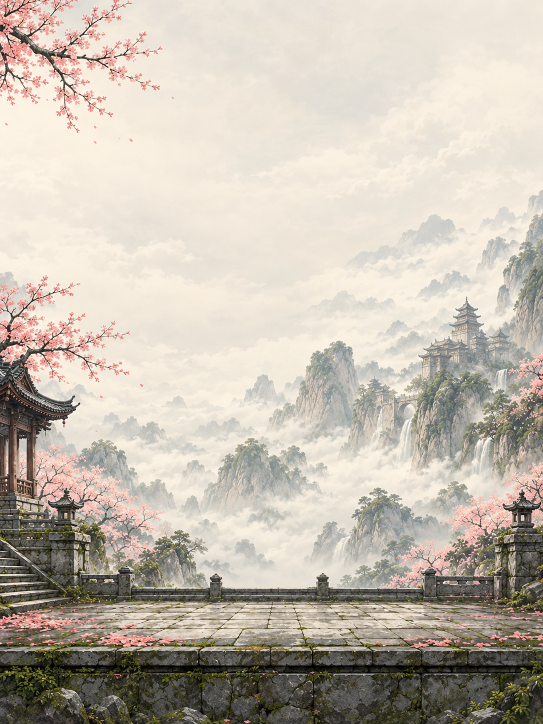
#> input picture design/art/unified-battle/source/spring.webp, 1086 x 1448 px, given in place of autumn.webp, which was not available (shown at 1/2 size)
$ python prepare_unified_battle.py
#> lines starting #> are read from the running program, lines starting #| are printed output that depends on the picture; pictures that were not available may be replaced by others from this repository, and a replacement may not be noted
"""第26項：只轉AI原圖尺寸／WebP格式，唔畫新圖。"""
from pathlib import Path
from PIL import Image

ROOT = Path(__file__).resolve().parents[2]
for season in ('autumn', 'spring', 'summer', 'winter'):
    image = Image.open(ROOT / f'design/art/unified-battle/source/{season}.webp').convert('RGB')
#> image is the input picture: PIL image 1086x1448 RGB; mean R, G, B 195.3, 186.5, 174.2
    image.thumbnail((1000, 1400), Image.Resampling.LANCZOS)
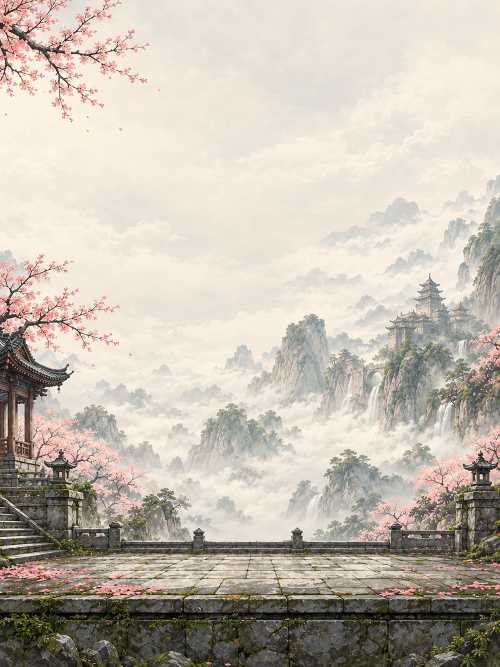
#> image: PIL image 1000x1333 RGB (shown at 1/2 size); mean R, G, B 195.3, 186.5, 174.3
#> pass 3 of the loop `for season in ('autumn', 'spring', 'summer', 'winter'):`:
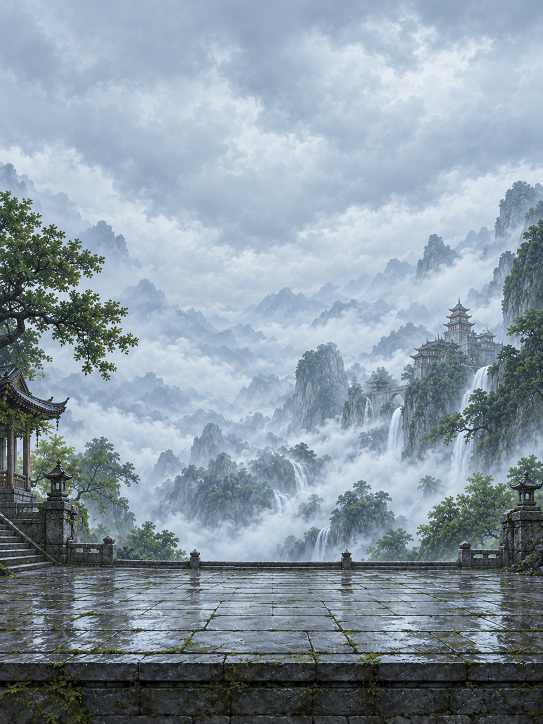
#> input picture design/art/unified-battle/source/summer.webp, 1086 x 1448 px (shown at 1/2 size)
#> image is the input picture: PIL image 1086x1448 RGB; mean R, G, B 138.5, 153, 164.9
#> `image.thumbnail((1000, 1400), Image.Resampling.LANCZOS)`:
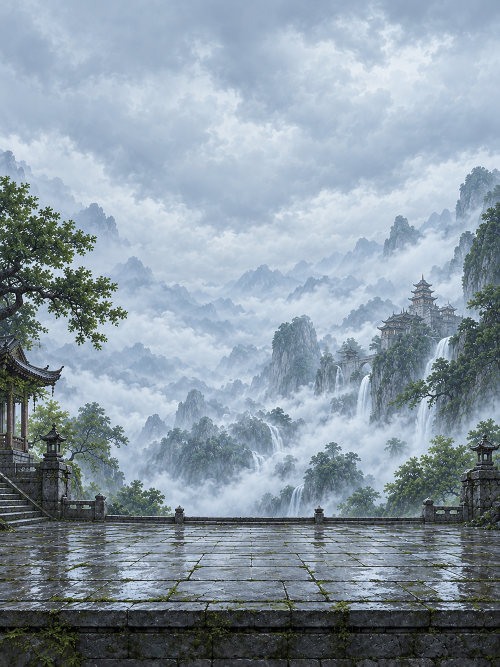
#> image: PIL image 1000x1333 RGB (shown at 1/2 size); mean R, G, B 138.5, 153, 164.9
#> the loop made 4 passes; the first 3 are shown
    target = ROOT / f'public/ink/art/battle-preview/{season}.webp'
    target.parent.mkdir(parents=True, exist_ok=True)
    image.save(target, 'WEBP', quality=90, method=4)

# 墨暈揭幕只作透明位圖格式／尺寸轉換，保留生成原圖嘅alpha。
source = ROOT / 'design/art/unified-battle/entrance/ink-bloom-source.webp'
if source.exists():
    image = Image.open(source).convert('RGBA')
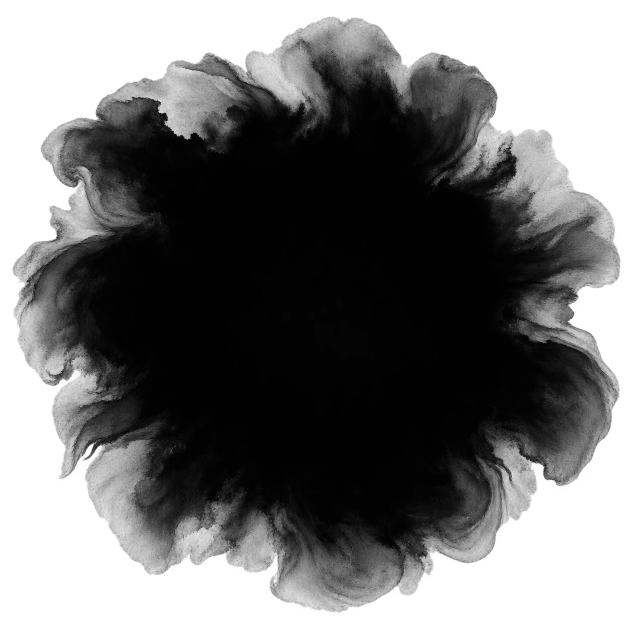
#> input picture design/art/unified-battle/entrance/ink-bloom-source.webp, 1254 x 1254 px (shown at 1/2 size)
#> image is the input picture: PIL image 1254x1254 RGBA; mean R, G, B, A 61.8, 61.5, 61.7, 168.6
    image.thumbnail((768, 768), Image.Resampling.LANCZOS)
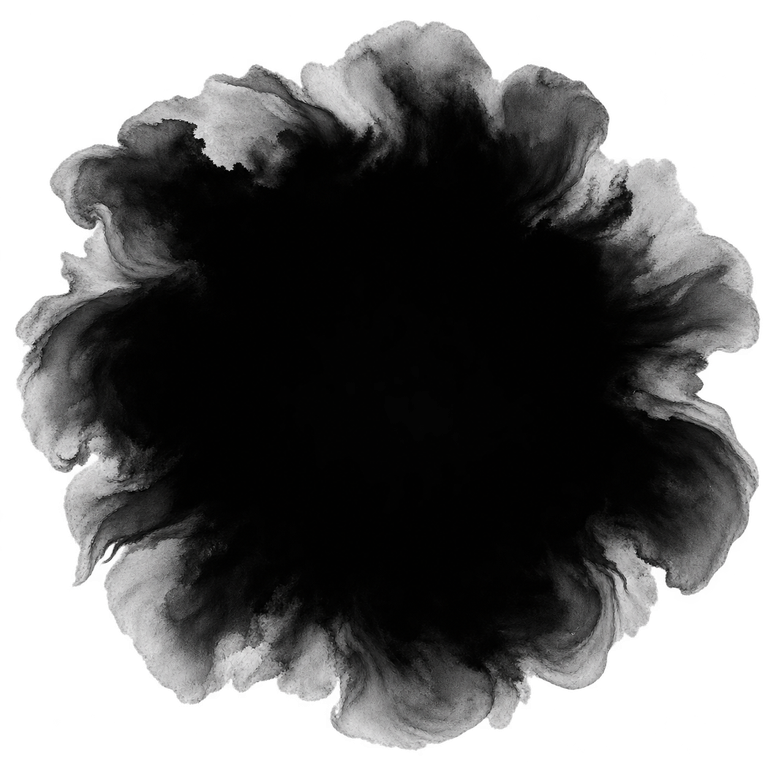
#> image: PIL image 768x768 RGBA; mean R, G, B, A 37.6, 37.4, 37.4, 168.6; transparent parts drawn white
    image.save(ROOT / 'public/ink/art/battle-preview/ink-bloom.webp', 'WEBP', quality=92, method=4)
